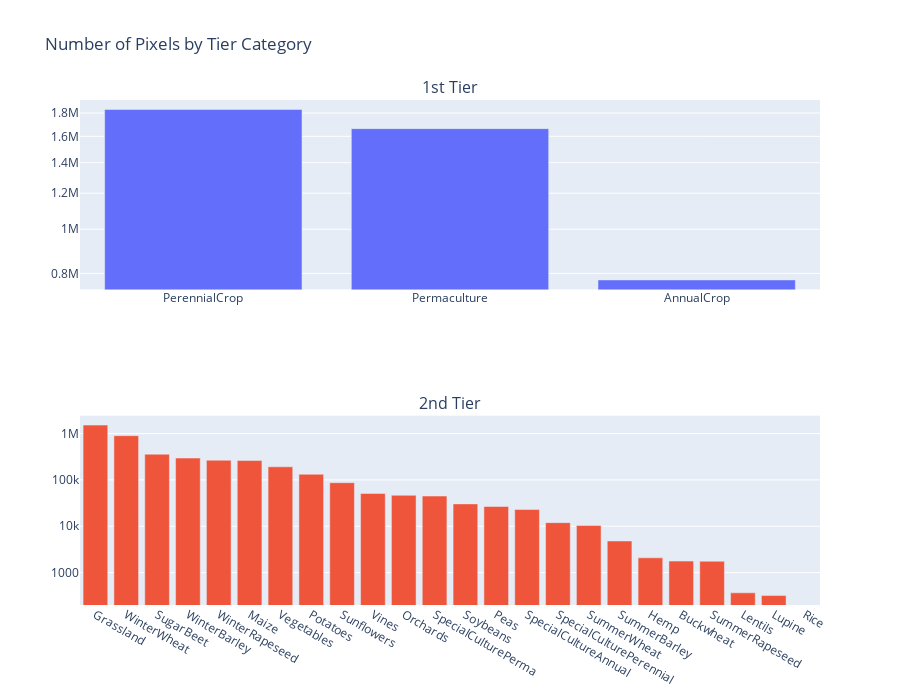

Notebook code for this chart:
### Code cell
# Create a DataFrame for each tier
tier1_data = pd.DataFrame({
    'tier': [f"{dataset_info['tier1'][i]}" for i in pixels_by_tier_category['tier1'].keys() if i != 0],
    'count': [pixels_by_tier_category['tier1'][i] for i in pixels_by_tier_category['tier1'].keys() if i != 0]
})

tier2_data = pd.DataFrame({
    'tier': [f"{dataset_info['tier2'][i]}" for i in pixels_by_tier_category['tier2'].keys() if i != 0],
    'count': [pixels_by_tier_category['tier2'][i] for i in pixels_by_tier_category['tier2'].keys() if i != 0]
})

tier_data_list = [tier1_data, tier2_data]

# Create a subplot for each tier category
fig = make_subplots(rows=2, cols=1, subplot_titles=['1st Tier', '2nd Tier'])

# Iterate over each tier and create a bar chart
for i, tier_data in enumerate(tier_data_list, start=1):
    grouped_data = tier_data.sort_values(by='count', ascending=False)

    # Create a color map for the current tier
    random.seed(42)
    color_map = {category: f'rgba({random.randint(0, 255)}, {random.randint(0, 255)}, {random.randint(0, 255)}, 1)' for category in grouped_data['tier'].unique()}
    bar_colors = grouped_data['tier'].map(color_map)

    fig.add_trace(
        go.Bar(
            x=grouped_data['tier'],
            y=grouped_data['count'],
            # marker_color=bar_colors
        ),
        row=i, col=1
    )

    fig.update_traces(
        hovertemplate="<b>%{x}</b><br>Count: %{y}",
        selector=dict(row=i, col=1)
    )

    fig.update_yaxes(type="log", row=i, col=1)

fig.update_layout(
    title="Number of Pixels by Tier Category",
    height=700,  # Adjust the height to accommodate all subplots
    showlegend=False
)

fig.write_image("../assets/ZueriCrop_2.0_Seasonality_F_Tiers_Class_Distribution.pdf", width=1200, height=700)

fig.show()

### Figure 1 — Plotly figure (JSON) as saved in the notebook; plotly's stock layout.template omitted (floating-point values rounded to 4 significant figures)
{"data": [{"type": "bar", "x": ["PerennialCrop", "Permaculture", "AnnualCrop"], "xaxis": "x", "y": [1832660, 1663396, 773937], "yaxis": "y"}, {"type": "bar", "x": ["Grassland", "WinterWheat", "SugarBeet", "WinterBarley", "WinterRapeseed", "Maize", "Vegetables", "Potatoes", "Sunflowers", "Vines", "Orchards", "SpecialCulturePerma", "Soybeans", "Peas", "SpecialCultureAnnual", "SpecialCulturePerennial", "SummerWheat", "SummerBarley", "Hemp", "Buckwheat", "SummerRapeseed", "Lentils", "Lupine", "Rice"], "xaxis": "x2", "y": [1521139, 900795, 358077, 296026, 265802, 261712, 191321, 132455, 87017, 50973, 46494, 44790, 30330, 26632, 22989, 11960, 10375, 4810, 2083, 1771, 1756, 366, 320, 0], "yaxis": "y2"}], "layout": {"annotations": [{"font": {"size": 16}, "showarrow": false, "text": "1st Tier", "x": 0.5, "xanchor": "center", "xref": "paper", "y": 1, "yanchor": "bottom", "yref": "paper"}, {"font": {"size": 16}, "showarrow": false, "text": "2nd Tier", "x": 0.5, "xanchor": "center", "xref": "paper", "y": 0.375, "yanchor": "bottom", "yref": "paper"}], "height": 700, "showlegend": false, "title": {"text": "Number of Pixels by Tier Category"}, "xaxis": {"anchor": "y", "domain": [0, 1]}, "xaxis2": {"anchor": "y2", "domain": [0, 1]}, "yaxis": {"anchor": "x", "domain": [0.625, 1], "type": "log"}, "yaxis2": {"anchor": "x2", "domain": [0, 0.375], "type": "log"}}}
